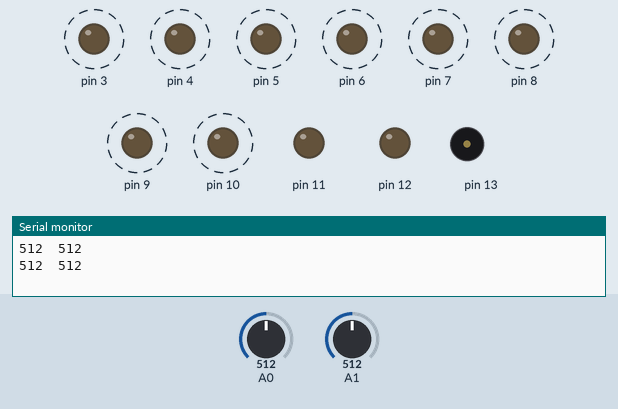
Simulated run of this sketch. Board: Arduino Uno, built with avr-gcc and run on an emulated ATmega328P. Parts: output pins drawn as LEDs (lit = HIGH), buzzer (waves = sounding), the last lines printed to the serial monitor. Dashed ring = blinking. Inputs (shaded band) come from the test bench; at power-on: A0 = 512, A1 = 512. Pins used as bus, display or sensor lines are not drawn.

Above: at 1.77 s.
1.8 s: A0 set to 216
5.3 s: A0 set to 188
At 6.6 s:
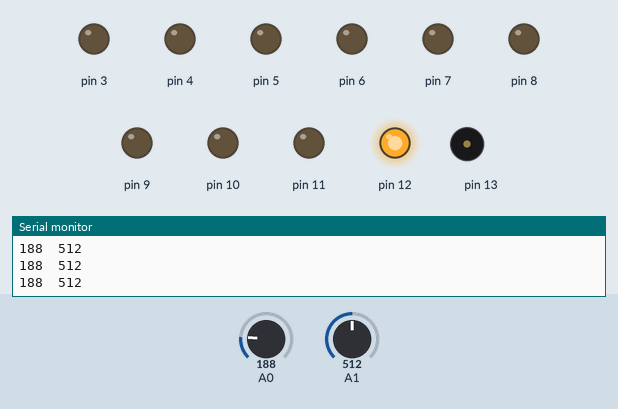
6.9 s: A0 set to 210
At 7.13 s:
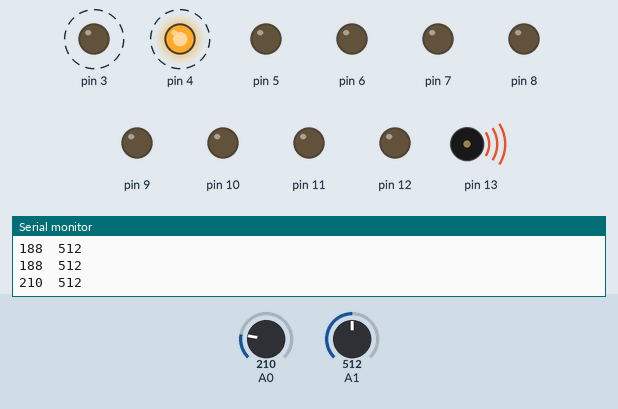
10.4 s: A1 set to 810
At 10.66 s:
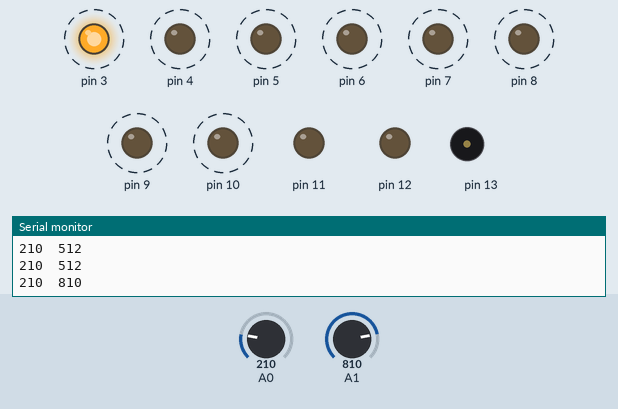
13.9 s: A1 set to 790
At 14.27 s:
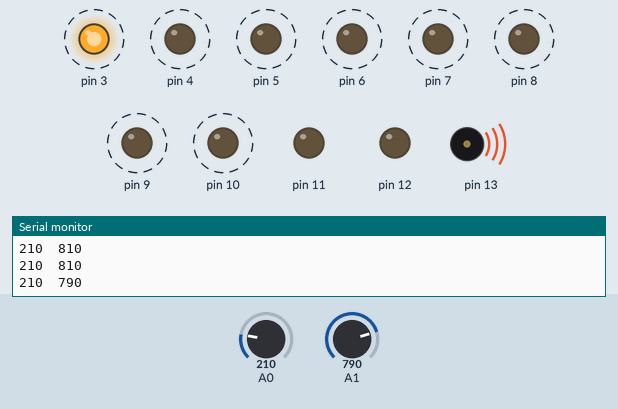
17.4 s: A1 set to 900
At 17.61 s:
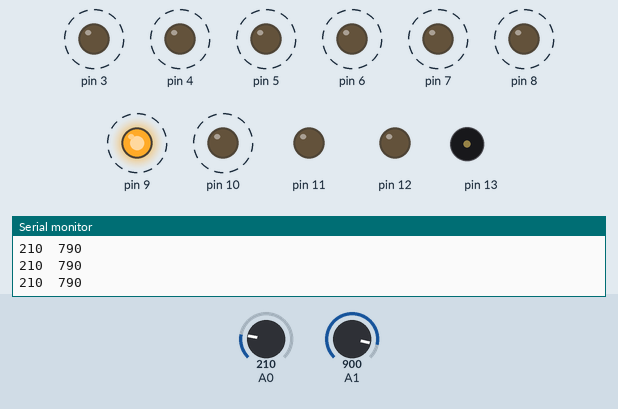
Timing chart, 0 to 21.9 s (numbered marks = the images above; inputs shaded):
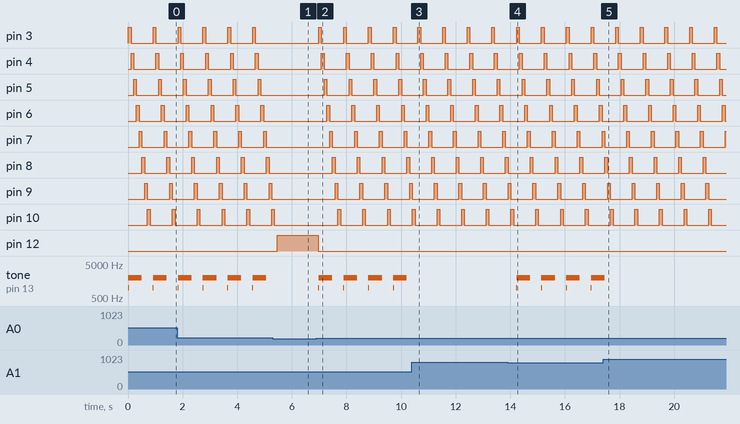

The sketch:

smokedetector_led.ino
```cpp
int firethres = 800;
int smokethres = 200;
void setup() {
  // put your setup code here, to run once:

pinMode(3,OUTPUT);
pinMode(4,OUTPUT);
pinMode(5,OUTPUT);
pinMode(6,OUTPUT);
pinMode(7,OUTPUT);
pinMode(8,OUTPUT);
pinMode(9,OUTPUT);
pinMode(10,OUTPUT);
pinMode(11,OUTPUT);
pinMode(12,OUTPUT);
pinMode(13,OUTPUT);
pinMode(A0,INPUT);
pinMode(A1,INPUT);
Serial.begin(9600);
}

void loop() {
int smokesensor = analogRead(A0);
int firesensor = analogRead(A1);
Serial.print(smokesensor);
Serial.print("\t");
Serial.print(firesensor);
Serial.println("");

if (smokesensor > smokethres && firesensor > firethres)
{
  digitalWrite(12,LOW);
  digitalWrite(13,LOW);
  for (int i = 3; i <= 10;i++)
  {
    digitalWrite(i,HIGH);
    delay(100);
    digitalWrite(i,LOW);
  }

}
else if (smokesensor > smokethres && firesensor < firethres)
{
  digitalWrite(12,LOW);
  digitalWrite(13,HIGH);
  tone(13,1000,500);
  delay(10);
  tone(13,2000,500);
  for (int i = 3; i <= 10;i++)
  {
    digitalWrite(i,HIGH);
    delay(100);
    digitalWrite(i,LOW);
  }

 }
else
{
  digitalWrite(12,HIGH);
  digitalWrite(13,LOW);
  for (int i = 3; i <= 10;i++)
  {
    digitalWrite(i,LOW);

  }

}
delay(100);
}
```

Measured:
- the behaviour switches between 201 and 200 on A0 (found by bisection; images 0 and 1)
- after the input at 5.3 s, pin 3–7: stops changing and stays LOW; pin 8: stays LOW (without the input it goes to HIGH after 0.68 s); pin 9: stays LOW (without the input it goes to HIGH after 0.78 s); pin 10: goes on until 5.4 s, then stays LOW; pin 12: LOW → HIGH after 0.17 s
- after the input at 6.9 s, pin 3: alternates HIGH for 0.10 s and LOW for 0.81 s, starting after 0.08 s; pin 4: alternates HIGH for 0.10 s and LOW for 0.81 s, starting after 0.18 s
- after the input at 10.4 s, tone on pin 13: stops changing and stays silent
- after the input at 13.9 s, tone on pin 13: silent → 1000 Hz after 0.32 s, then repeats every 0.91 s: 2000 Hz 0.50 s, silent 0.40 s, 1000 Hz 0.01 s
- after the input at 17.4 s, tone on pin 13: goes on until 17.5 s, then stays silent
- by itself, pin 3–10: alternates HIGH for 0.10 s and LOW for 0.81 s
- by itself, tone on pin 13: repeats every 0.91 s: 2000 Hz 0.50 s, silent 0.40 s, 1000 Hz 0.01 s
